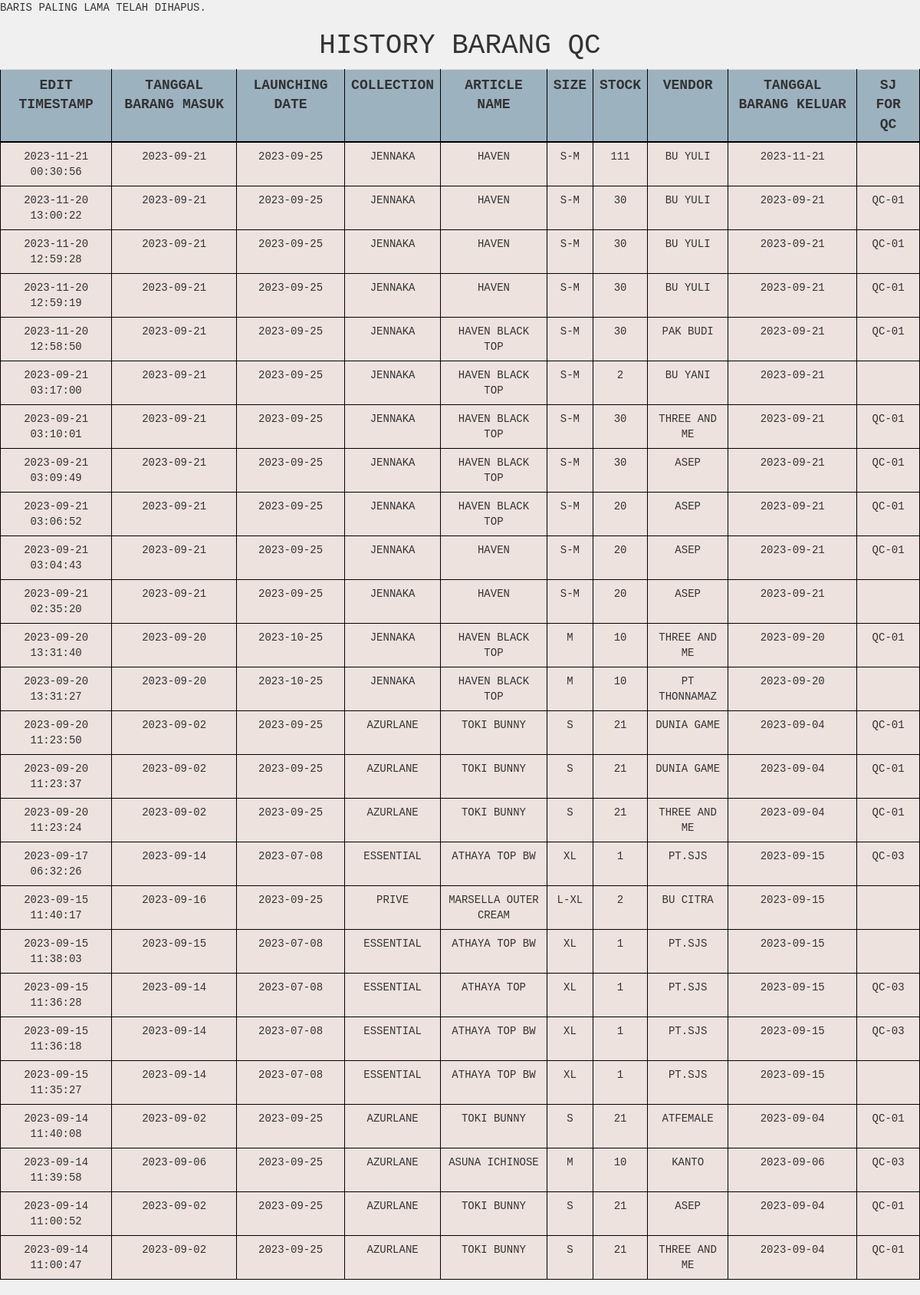
The app's page /produksi/barangqc/barangqc_history.php (signed in) with its own data.
### tables this page shows
CREATE TABLE `barangqc_history` (
  `id` int(25) NOT NULL,
  `idbarang_qc` int(25) NOT NULL,
  `tgl_brg_masuk` date NOT NULL,
  `launching_date` date NOT NULL,
  `collection` varchar(255) NOT NULL,
  `article_name` varchar(255) NOT NULL,
  `size` varchar(15) NOT NULL,
  `stock` int(255) NOT NULL,
  `vendor` varchar(255) NOT NULL,
  `tgl_brg_keluar` date NOT NULL,
  `sj_for_qc` varchar(255) NOT NULL,
  `idbarang_vendor` int(25) NOT NULL,
  `idbarang_inpayet` int(25) NOT NULL,
  `idbarang_inrevisi` int(255) NOT NULL,
  `edit_timestamp` timestamp NOT NULL DEFAULT current_timestamp()
);

### produksi/barangqc/barangqc_history.php (the view, shortened to what this page needs)
<?php
$servername = "localhost";
$username = "root";
$password = "";
$dbname = "gudangjenna";
$conn = mysqli_connect($servername, $username, $password, $dbname);
$sql = "SELECT * FROM barangqc_history ORDER BY edit_timestamp DESC";
$result = mysqli_query($conn, $sql);
?>
<!DOCTYPE html>
<html>
<head>
    <link href="../../vendor/css/bootstrap/bootstrap.min.css" rel="stylesheet">
    <link href="../../vendor/css/bootstrap/bootstrap.css" rel="stylesheet">
    <link href="../../vendor/font-awesome/css/font-awesome.min.css" rel="stylesheet" type="text/css">
    <link href="../../css/tabel.css" rel="stylesheet">
</head>
<body>
    <h1 style="text-align: center;">History Barang QC</h1>
    <table class="table table-hover">
        <tr>
            <th>Edit Timestamp</th>
            <th>Tanggal Barang Masuk</th>
            <th>Launching Date</th>
            <th>Collection</th>
            <th>Article Name</th>
            <th>Size</th>
            <th>Stock</th>
            <th>Vendor</th>
            <th>Tanggal Barang Keluar</th>
            <th>SJ For Qc</th>
        </tr>
        <?php
        while ($row = mysqli_fetch_assoc($result)) {
            echo "<tr>";
            echo "<td>" . $row['edit_timestamp'] . "</td>";
            echo "<td>" . $row['tgl_brg_masuk'] . "</td>";
            echo "<td>" . $row['launching_date'] . "</td>";
            echo "<td>" . $row['collection'] . "</td>";
            echo "<td>" . $row['article_name'] . "</td>";
            echo "<td>" . $row['size'] . "</td>";
            echo "<td>" . $row['stock'] . "</td>";
            echo "<td>" . $row['vendor'] . "</td>";
            echo "<td>" . $row['tgl_brg_keluar'] . "</td>";
            echo "<td>" . $row['sj_for_qc'] . "</td>";
            echo "</tr>";
        }
        ?>
    </table>
</body>
</html>

### css/tabel.css (style rules this page uses)
body { font-family: "Courier New", Courier, monospace; text-transform: uppercase; margin: 0; padding: 0; background-color: #f0f0f0; display: flex; flex-direction: column; min-height: 100vh; }
h1 { text-transform: uppercase; font-weight: 500; }
.table { border-collapse: collapse; width: 100%; }
.table th { background-color: #9db2bf; border: 1px solid black; text-align: center; border-bottom: 2px solid black; font-size: 18px; }
.table td { background-color: #eee2de; border: 1px solid black; text-align: center; font-size: 14px; }

### records on screen
barangqc_history: edit_timestamp "2023-11-21 00:30:56", tgl_brg_masuk "2023-09-21", launching_date "2023-09-25", collection "JENNAKA", article_name "HAVEN", size "S-M", stock "111", vendor "BU YULI", tgl_brg_keluar "2023-11-21"
barangqc_history: edit_timestamp "2023-11-20 13:00:22", tgl_brg_masuk "2023-09-21", launching_date "2023-09-25", collection "JENNAKA", article_name "HAVEN", size "S-M", stock "30", vendor "BU YULI", tgl_brg_keluar "2023-09-21", sj_for_qc "QC-01"
barangqc_history: edit_timestamp "2023-11-20 12:59:28", tgl_brg_masuk "2023-09-21", launching_date "2023-09-25", collection "JENNAKA", article_name "HAVEN", size "S-M", stock "30", vendor "BU YULI", tgl_brg_keluar "2023-09-21", sj_for_qc "QC-01"
barangqc_history: edit_timestamp "2023-11-20 12:59:19", tgl_brg_masuk "2023-09-21", launching_date "2023-09-25", collection "JENNAKA", article_name "HAVEN", size "S-M", stock "30", vendor "BU YULI", tgl_brg_keluar "2023-09-21", sj_for_qc "QC-01"
barangqc_history: edit_timestamp "2023-11-20 12:58:50", tgl_brg_masuk "2023-09-21", launching_date "2023-09-25", collection "JENNAKA", article_name "HAVEN BLACK TOP", size "S-M", stock "30", vendor "PAK BUDI", tgl_brg_keluar "2023-09-21", sj_for_qc "QC-01"
barangqc_history: edit_timestamp "2023-09-21 03:17:00", tgl_brg_masuk "2023-09-21", launching_date "2023-09-25", collection "JENNAKA", article_name "HAVEN BLACK TOP", size "S-M", stock "2", vendor "BU YANI", tgl_brg_keluar "2023-09-21"
barangqc_history: edit_timestamp "2023-09-21 03:10:01", tgl_brg_masuk "2023-09-21", launching_date "2023-09-25", collection "JENNAKA", article_name "HAVEN BLACK TOP", size "S-M", stock "30", vendor "THREE AND ME", tgl_brg_keluar "2023-09-21", sj_for_qc "QC-01"
barangqc_history: edit_timestamp "2023-09-21 03:09:49", tgl_brg_masuk "2023-09-21", launching_date "2023-09-25", collection "JENNAKA", article_name "HAVEN BLACK TOP", size "S-M", stock "30", vendor "ASEP", tgl_brg_keluar "2023-09-21", sj_for_qc "QC-01"
barangqc_history: edit_timestamp "2023-09-21 03:06:52", tgl_brg_masuk "2023-09-21", launching_date "2023-09-25", collection "JENNAKA", article_name "HAVEN BLACK TOP", size "S-M", stock "20", vendor "ASEP", tgl_brg_keluar "2023-09-21", sj_for_qc "QC-01"
barangqc_history: edit_timestamp "2023-09-21 03:04:43", tgl_brg_masuk "2023-09-21", launching_date "2023-09-25", collection "JENNAKA", article_name "HAVEN", size "S-M", stock "20", vendor "ASEP", tgl_brg_keluar "2023-09-21", sj_for_qc "QC-01"
barangqc_history: edit_timestamp "2023-09-21 02:35:20", tgl_brg_masuk "2023-09-21", launching_date "2023-09-25", collection "JENNAKA", article_name "HAVEN", size "S-M", stock "20", vendor "ASEP", tgl_brg_keluar "2023-09-21"
barangqc_history: edit_timestamp "2023-09-20 13:31:40", tgl_brg_masuk "2023-09-20", launching_date "2023-10-25", collection "JENNAKA", article_name "HAVEN BLACK TOP", size "M", stock "10", vendor "THREE AND ME", tgl_brg_keluar "2023-09-20", sj_for_qc "QC-01"
barangqc_history: edit_timestamp "2023-09-20 13:31:27", tgl_brg_masuk "2023-09-20", launching_date "2023-10-25", collection "JENNAKA", article_name "HAVEN BLACK TOP", size "M", stock "10", vendor "PT THONNAMAZ", tgl_brg_keluar "2023-09-20"
barangqc_history: edit_timestamp "2023-09-20 11:23:50", tgl_brg_masuk "2023-09-02", launching_date "2023-09-25", collection "AZURLANE", article_name "TOKI BUNNY", size "S", stock "21", vendor "DUNIA GAME", tgl_brg_keluar "2023-09-04", sj_for_qc "QC-01"
barangqc_history: edit_timestamp "2023-09-20 11:23:37", tgl_brg_masuk "2023-09-02", launching_date "2023-09-25", collection "AZURLANE", article_name "TOKI BUNNY", size "S", stock "21", vendor "DUNIA GAME", tgl_brg_keluar "2023-09-04", sj_for_qc "QC-01"
barangqc_history: edit_timestamp "2023-09-20 11:23:24", tgl_brg_masuk "2023-09-02", launching_date "2023-09-25", collection "AZURLANE", article_name "TOKI BUNNY", size "S", stock "21", vendor "THREE AND ME", tgl_brg_keluar "2023-09-04", sj_for_qc "QC-01"
barangqc_history: edit_timestamp "2023-09-17 06:32:26", tgl_brg_masuk "2023-09-14", launching_date "2023-07-08", collection "ESSENTIAL", article_name "ATHAYA TOP BW", size "XL", stock "1", vendor "PT.SJS", tgl_brg_keluar "2023-09-15", sj_for_qc "QC-03"
barangqc_history: edit_timestamp "2023-09-15 11:40:17", tgl_brg_masuk "2023-09-16", launching_date "2023-09-25", collection "PRIVE", article_name "MARSELLA OUTER CREAM", size "L-XL", stock "2", vendor "BU CITRA", tgl_brg_keluar "2023-09-15"
barangqc_history: edit_timestamp "2023-09-15 11:38:03", tgl_brg_masuk "2023-09-15", launching_date "2023-07-08", collection "ESSENTIAL", article_name "ATHAYA TOP BW", size "XL", stock "1", vendor "PT.SJS", tgl_brg_keluar "2023-09-15"
barangqc_history: edit_timestamp "2023-09-15 11:36:28", tgl_brg_masuk "2023-09-14", launching_date "2023-07-08", collection "ESSENTIAL", article_name "ATHAYA TOP", size "XL", stock "1", vendor "PT.SJS", tgl_brg_keluar "2023-09-15", sj_for_qc "QC-03"
barangqc_history: edit_timestamp "2023-09-15 11:36:18", tgl_brg_masuk "2023-09-14", launching_date "2023-07-08", collection "ESSENTIAL", article_name "ATHAYA TOP BW", size "XL", stock "1", vendor "PT.SJS", tgl_brg_keluar "2023-09-15", sj_for_qc "QC-03"
barangqc_history: edit_timestamp "2023-09-15 11:35:27", tgl_brg_masuk "2023-09-14", launching_date "2023-07-08", collection "ESSENTIAL", article_name "ATHAYA TOP BW", size "XL", stock "1", vendor "PT.SJS", tgl_brg_keluar "2023-09-15"
barangqc_history: edit_timestamp "2023-09-14 11:40:08", tgl_brg_masuk "2023-09-02", launching_date "2023-09-25", collection "AZURLANE", article_name "TOKI BUNNY", size "S", stock "21", vendor "ATFEMALE", tgl_brg_keluar "2023-09-04", sj_for_qc "QC-01"
barangqc_history: edit_timestamp "2023-09-14 11:39:58", tgl_brg_masuk "2023-09-06", launching_date "2023-09-25", collection "AZURLANE", article_name "ASUNA ICHINOSE", size "M", stock "10", vendor "KANTO", tgl_brg_keluar "2023-09-06", sj_for_qc "QC-03"
barangqc_history: edit_timestamp "2023-09-14 11:00:52", tgl_brg_masuk "2023-09-02", launching_date "2023-09-25", collection "AZURLANE", article_name "TOKI BUNNY", size "S", stock "21", vendor "ASEP", tgl_brg_keluar "2023-09-04", sj_for_qc "QC-01"
barangqc_history: edit_timestamp "2023-09-14 11:00:47", tgl_brg_masuk "2023-09-02", launching_date "2023-09-25", collection "AZURLANE", article_name "TOKI BUNNY", size "S", stock "21", vendor "THREE AND ME", tgl_brg_keluar "2023-09-04", sj_for_qc "QC-01"
